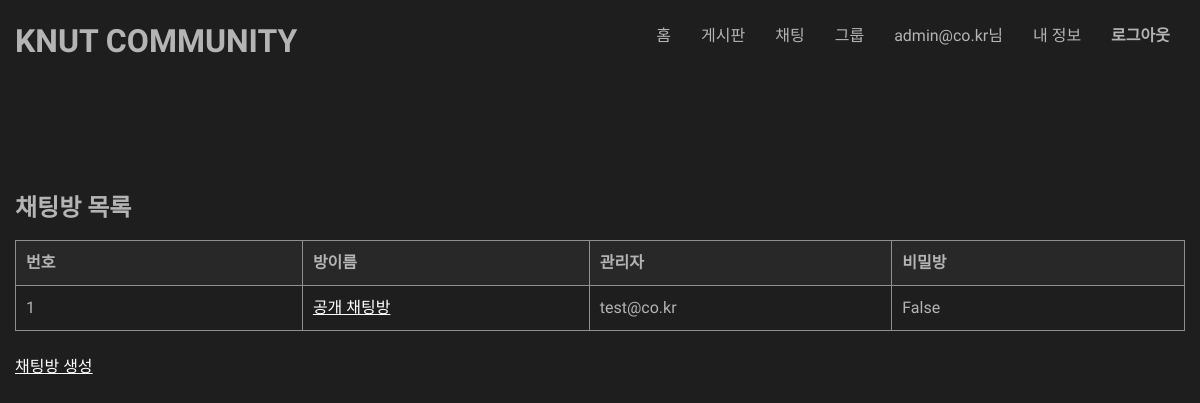
The page /classapp/chat/list/ (signed in) on the database as committed earlier.
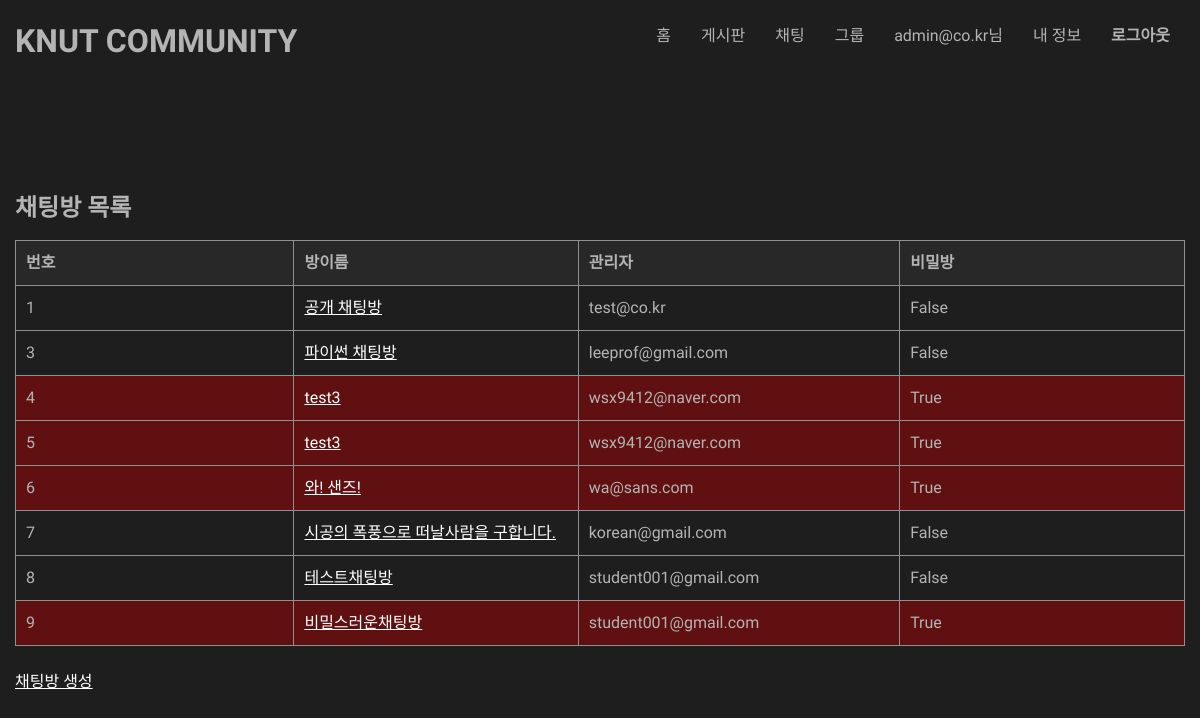
The same page on the database as committed later.
### classapp/models.py (models this page shows, shortened)
class Chatroom(models.Model):
    name = models.CharField(max_length = 200)
    secret = models.BooleanField(default = False)
    password = models.CharField(max_length = 50,blank=True)
    manager_s = models.ForeignKey(Student, on_delete = models.CASCADE,null=True,blank=True)
    manager_p = models.ForeignKey(Professor, on_delete = models.CASCADE,null=True,blank=True)

class Student(models.Model):
    email = models.EmailField(unique = True)
    password = models.CharField(max_length = 20)
    number = models.IntegerField()
    def __str__(self):
        return self.email

class Professor(models.Model):
    email = models.EmailField(unique = True)
    password = models.CharField(max_length = 20)
    number = models.IntegerField()
    def __str__(self):
        return self.email

### classapp/views.py (the view)
# urls.py: path('chat/list/',views.ChatroomListView.as_view(),name='chat_list'),  # 채팅방 목록 조회
class ChatroomListView(ListView):
	model = models.Chatroom
	def get(self, request, *args,**kwargs):
		if not request.session.get('login',False):
			return render(request, 'classapp/msg.html',{'msg':"권한이 없습니다"})
		object_list = models.Chatroom.objects.filter()
		return render(request,'classapp/chat_list.html',{'object_list':object_list})

### classapp/templates/classapp/chat_list.html
{% extends "classapp/base.html" %}
{% block content %}
<div class=board>
<h2>채팅방 목록</h2>
<table class="table">
        <thread>
        <tr>
            <th>번호</th>
            <th>방이름</th>
            <th>관리자</th>
            <th>비밀방</th>
        </tr>
        </thread>
        <tbody>
        {% for chatroom in object_list %}
        <tr>
            {% if chatroom.secret %}
            <td bgcolor=#601010>{{chatroom.id}}</td>
            <td bgcolor=#601010><a href="{% url 'classapp:chat_room' chatroom.id %}">{{ chatroom.name }}</a></td>
            <td bgcolor=#601010>
                {% if chatroom.manager_p != None %}
                    {{ chatroom.manager_p }}
                {% elif chatroom.manager_s != None%}
                    {{ chatroom.manager_s }}
                {% endif %}
            </td>
            <td bgcolor=#601010>{{ chatroom.secret }}</td>
            {% else %}
            <td >{{chatroom.id}}</td>
            <td ><a href="{% url 'classapp:chat_room' chatroom.id %}">{{ chatroom.name }}</a></td>
            <td >
                {% if chatroom.manager_p != None %}
                    {{ chatroom.manager_p }}
                {% elif chatroom.manager_s != None%}
                    {{ chatroom.manager_s }}
                {% endif %}
            </td>
            <td>{{ chatroom.secret }}</td>
            {% endif %}
        </tr>
        {% endfor %}
        </tbody>
</table>
</div>
<br>
<a href="{% url 'classapp:chat_create' %}">채팅방 생성</a>
{% endblock content %}

### classapp/templates/classapp/base.html (shortened to what this page needs)
<!DOCTYPE html>
<html lang="en">
<head>
</head>
<body>
<header>
    <div class="wrapper">
        <h1>KNUT COMMUNITY</h1>
        <nav>
            <ul class="menu">
                <li><a href="{% url 'classapp:home' %}">홈</a></li>
                {% if request.session.login %}
                <li><a href="{% url 'classapp:board_list' %}">게시판</a></li>
                <li><a href="{% url 'classapp:chat_list' %}">채팅</a></li>
                <li><a href="{% url 'classapp:group_list' %}">그룹</a></li>
                <li><a>{{request.session.email}}님</a></li>
                    {% if request.session.user_type != 2 %}
                <li><a href="{% url 'classapp:myinfo' %}">내 정보</a></li>
                    {% endif %}
                <li><a href="{% url 'classapp:logout' %}"><b>로그아웃</b></a></li>
                {% else %}
                <li><a href="{% url 'classapp:register_select' %}">회원가입</a></li>
                <li><a href="{% url 'classapp:login' %}"><b>로그인</b></a></li>
                {% endif %}
            </ul>
        </nav>
    </div>
</header>
<br><br><br>
<br>
    <div id="content">
        {% block content %}{% endblock %}
    </div>
<br>
</body>
</html>

### classapp/templates/classapp/base.html (style rules this page uses)
header { height: 80px; background-color: #1E1E1E; font-family: 'Audiowide', cursive; }
h1 { color: rgb(180, 180, 180); line-height: 40px; float: left; }
.menu { float:right;font-family: 'Nanum Gothic', serif; }
.menu li { float:left;list-style:none; }
.menu a { text-decoration:none;line-height: 40px; color: rgb(180, 180, 180); padding: 0 15px; display: block; }
.wrapper { width:1170px;margin:0 auto; }
body a { color: white; }
body { width:1170px; margin:0 auto; background-color:#1E1E1E; color: rgb(180, 180, 180); font-family: 'Nanum Gothic', serif; line-height:1.5em }
.board table { border-collapse: collapse; text-align: left; line-height: 1.5; margin : auto; }
.board table th { background-color:rgb(40,40,40); width: 150px; padding: 10px; font-weight: bold; vertical-align: top; border: 1px solid #909090; }
.board table td { width: 350px; padding: 10px; vertical-align: top; border: 1px solid #909090; }

Rows that differ between the two databases and show on the page:
added Chatroom: id "3", name "파이썬 채팅방", manager_p "leeprof@gmail.com", secret "False"
added Chatroom: id "4", name "test3", manager_s "wsx9412@naver.com", secret "True"
added Chatroom: id "5", name "test3", manager_s "wsx9412@naver.com", secret "True"
added Chatroom: id "6", name "와! 샌즈!", manager_s "wa@sans.com", secret "True"
added Chatroom: id "7", name "시공의 폭풍으로 떠날사람을 구합니다.", manager_s "korean@gmail.com", secret "False"
added Chatroom: id "8", name "테스트채팅방", manager_s "student001@gmail.com", secret "False"
added Chatroom: id "9", name "비밀스러운채팅방", manager_s "student001@gmail.com", secret "True"
